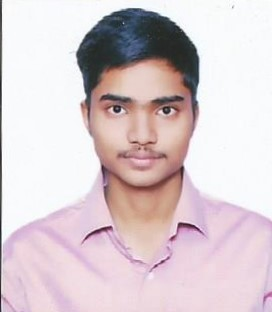
#> input picture Utkarsh.jpg, 272 x 312 px
$ python exectime.py
#> lines starting #> are read from the running program, lines starting #| are printed output that depends on the picture
import cv2
img = cv2.imread('Utkarsh.jpg')
#> img is the input picture: shape (312, 272, 3); mean B, G, R 207.9, 203.6, 217.6

e1 = cv2.getTickCount()
for i in range(5, 49 ,2):
	img =cv2.medianBlur(img,i)
#> this loop made 22 passes
#> pass 3, `img =cv2.medianBlur(img,i)`:
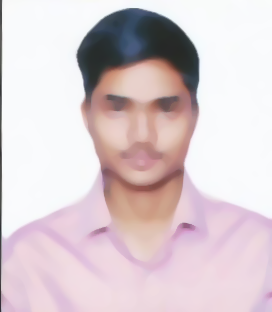
#> img: shape (312, 272, 3); mean B, G, R 208.7, 204.4, 218.5
#> after the loop:
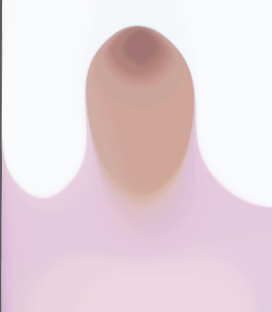
#> img: shape (312, 272, 3); mean B, G, R 219.7, 214.2, 231.6
e2 = cv2.getTickCount()
t= (e2-e1)/cv2.getTickFrequency()
print(t)

$ run again, with 094019tccyo4wcirccwqqb.jpg copied over Utkarsh.jpg
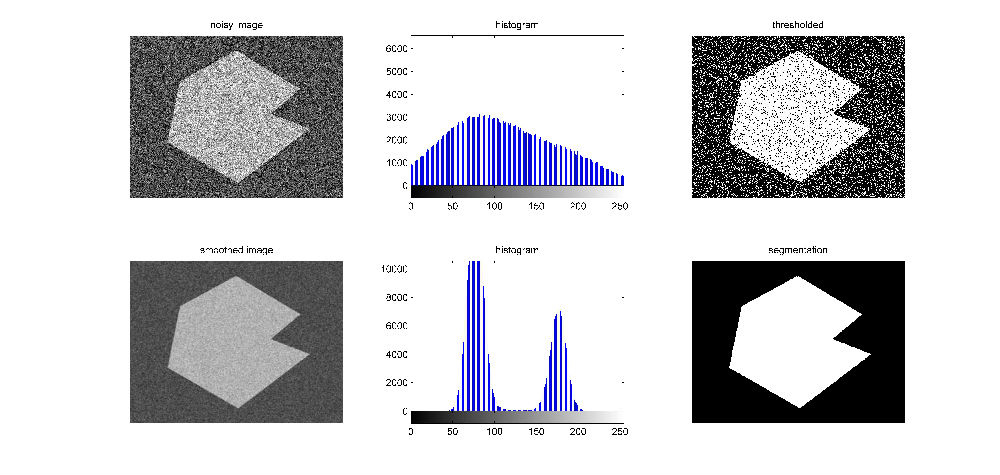
#> input picture 094019tccyo4wcirccwqqb.jpg, 1000 x 475 px
#> img is the input picture: shape (475, 1000, 3); mean B, G, R 207.4, 203.8, 203.7
#> the loop `for i in range(5, 49 ,2):` made 22 passes
#> pass 1, `img =cv2.medianBlur(img,i)`:
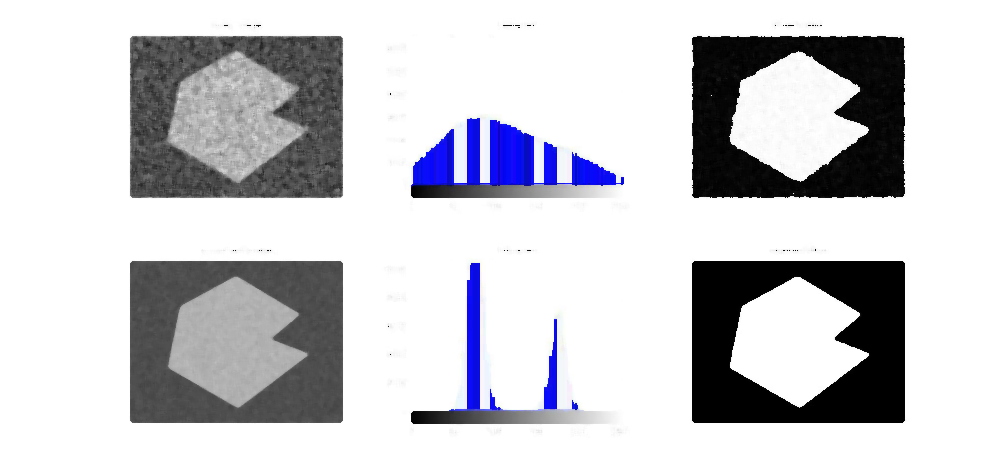
#> img: shape (475, 1000, 3); mean B, G, R 207.6, 203.2, 203.1
#> after the loop `for i in range(5, 49 ,2):`:
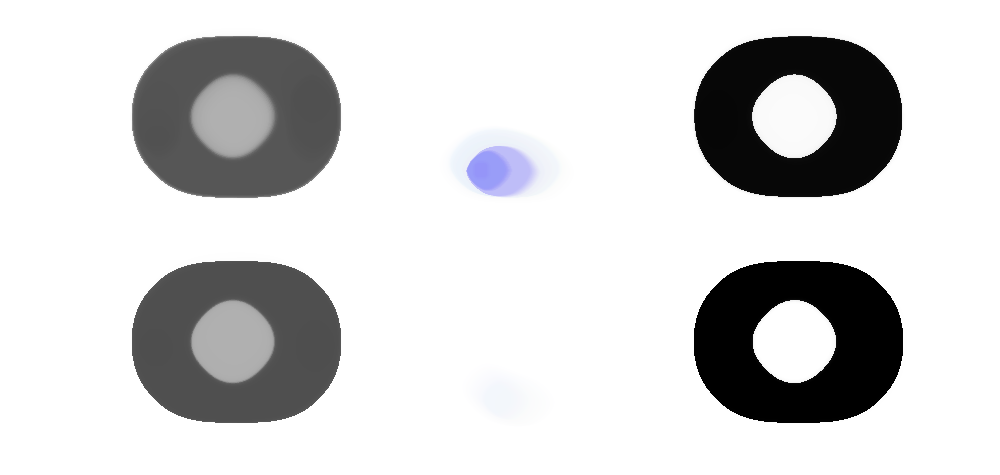
#> img: shape (475, 1000, 3); mean B, G, R 211.9, 211.4, 211.3

$ run again, with Noise.jpg copied over Utkarsh.jpg
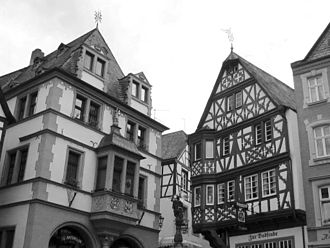
#> input picture Noise.jpg, 330 x 248 px
#> img is the input picture: shape (248, 330, 3); min 0, max 255, mean 141.2
#> the loop `for i in range(5, 49 ,2):` made 22 passes
#> pass 1, `img =cv2.medianBlur(img,i)`:
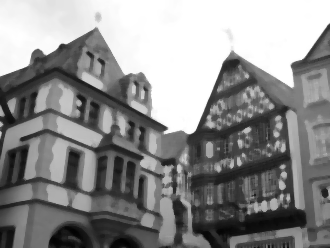
#> img: shape (248, 330, 3); min 2, max 255, mean 140.5
#> after the loop `for i in range(5, 49 ,2):`:
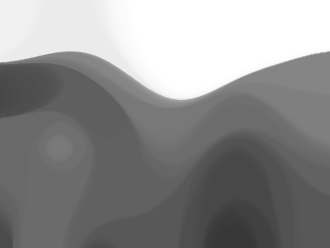
#> img: shape (248, 330, 3); min 56, max 255, mean 141.8
